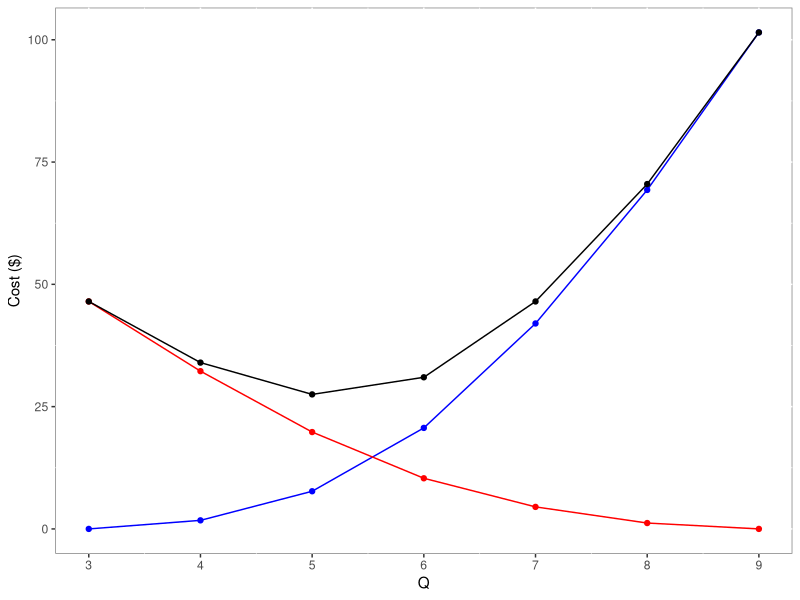

Write the R code that produced this figure.

sellingPrice = 50#$/unit
salvage = 0
productionCost = 35#$/unit

co = productionCost - salvage
cu = sellingPrice - productionCost

demand <- c(3,4,5,6,7,8,9) # Wedding bouquets
probabilities <- c(0.05,0.12,0.2,0.24,0.17,0.14,0.08) # Wedding bouquets

results <- data.frame(demand,probabilities)


Q = 6
results$NumOver <- ifelse(Q - demand >= 0, (Q - demand)*results$probabilities, 0)
results$NumUnder <- ifelse(demand - Q >= 0, (demand - Q)*results$probabilities, 0)
results$CostOver <- co*results$NumOver
results$CostUnder <- cu*results$NumUnder
print(results)














#------------------------------
# Compute costs for Q values
#------------------------------
datalist = list()
index <- 1
for(Q in demand){
  
  results$NumOver <- ifelse(Q - demand >= 0, (Q - demand)*results$probabilities, 0)
  results$NumUnder <- ifelse(demand - Q >= 0, (demand - Q)*results$probabilities, 0)
  results$CostOver <- co*results$NumOver
  results$CostUnder <- cu*results$NumUnder
  
  dat <- data.frame( Q = Q, 
                     totalCostO = sum(results$CostOver), 
                     totalCostU = sum(results$CostUnder),
                     TotalCost = sum(results$CostOver) + sum(results$CostUnder))
  datalist[[index]] <- dat
  index <- index + 1
}
TotalCost = do.call(rbind, datalist)


#------------------------------
# Graph
#------------------------------
library(ggplot2)

p <- ggplot() + 
  geom_line(data = TotalCost, aes(x = Q, y = totalCostO), color = "blue") +
  geom_point(data = TotalCost, aes(x = Q, y = totalCostO), color = "blue") +
  geom_line(data = TotalCost, aes(x = Q, y = totalCostU), color = "red") +
  geom_point(data = TotalCost, aes(x = Q, y = totalCostU), color = "red") +
  geom_line(data = TotalCost, aes(x = Q, y = TotalCost), color = "black") +
  geom_point(data = TotalCost, aes(x = Q, y = TotalCost), color = "black") +
  scale_x_continuous(breaks=TotalCost$Q) +
  theme(panel.background = element_rect(fill = "white", colour = "grey50")) +
  xlab('Q') +
  ylab('Cost ($)')

print(p)
